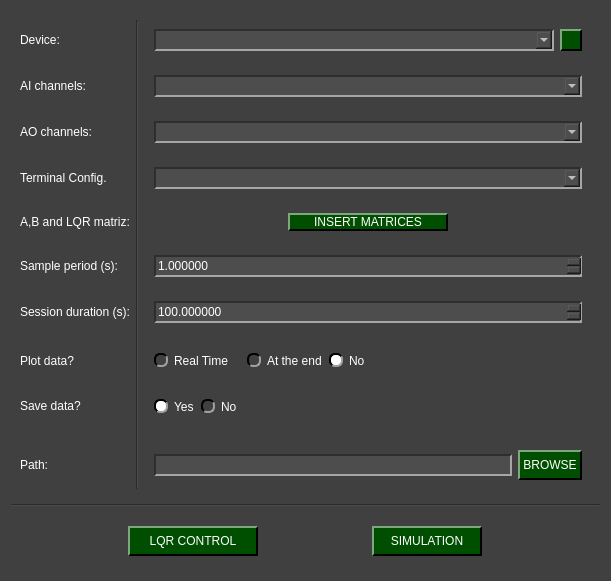
<?xml version="1.0" encoding="UTF-8"?>
<ui version="4.0">
 <class>NIDAQ_LQR_Control</class>
 <widget class="QWidget" name="NIDAQ_LQR_Control">
  <property name="enabled">
   <bool>true</bool>
  </property>
  <property name="geometry">
   <rect>
    <x>0</x>
    <y>0</y>
    <width>611</width>
    <height>581</height>
   </rect>
  </property>
  <property name="minimumSize">
   <size>
    <width>60</width>
    <height>0</height>
   </size>
  </property>
  <property name="windowTitle">
   <string>Form</string>
  </property>
  <property name="styleSheet">
   <string notr="true">QWidget{
	background-color: rgb(64, 64, 64);
}

QTabWidget::pane { 
   border: 1px solid rgb(166, 166, 166);
}

QTabBar::tab {
  	background-color: rgb(77, 77, 77);
 }

 QTabBar::tab:selected {
  	background-color: rgb(140, 140, 140);
	padding-top: 2px;
	padding-bottom: 2px;
	padding-left: 12px;
	padding-right: 12px;
 }

 QTabBar::tab:selected:hover {
  	background-color: rgb(140, 140, 140);
	padding-top: 2px;
	padding-bottom: 2px;
	padding-left: 12px;
	padding-right: 12px;
 }

 QTabBar::tab:hover {
  	background-color: rgb(109, 109, 109);
	padding-top: 2px;
	padding-bottom: 2px;
	padding-left: 12px;
	padding-right: 12px;
 }

 QTabBar::tab:middle {
	border-right: 1px dashed rgb(166, 166, 166);
	border-left: 1px dashed rgb(166, 166, 166);
	padding-top: 2px;
	padding-bottom: 2px;
	padding-left: 12px;
	padding-right: 12px;
 }

 QTabBar::tab:last {
	border-top-right-radius: 10px;
	padding-top: 2px;
	padding-bottom: 2px;
	padding-left: 12px;
	padding-right: 12px;
 }

 QTabBar::tab:first {
	border-top-left-radius: 10px;
	padding-top: 2px;
	padding-bottom: 2px;
	padding-left: 12px;
	padding-right: 12px;
 }


QComboBox QAbstractItemView {
    background-color: rgb(77, 77, 77);
}

QComboBox QAbstractItemView::item:focus{
    background-color: rgb(140, 140, 140);
}

QDoubleSpinBox{
	background-color: rgb(77, 77, 77);
	
	border-top: 1.5px solid rgb(46, 46, 46);
	border-left: 1.5px solid rgb(46, 46, 46);

	border-bottom: 1.5px solid rgb(166, 166, 166);
	border-right: 1.5px solid rgb(166, 166, 166);
}

QDoubleSpinBox::up-button{
    image: url(:/imgs/imgs/drop_up_arrow.png);
	width: 11px;

	background-color: rgb(0, 79, 0);
	border-top: 1.5px solid rgb(127, 167, 127);
	border-left: 1.5px solid rgb(127, 167, 127);

	border-bottom: 1.5px solid rgb(0, 0, 0);
	border-right: 1.5px solid rgb(0, 0, 0);
}

QDoubleSpinBox::up-button:pressed{
	border: 2px solid rgb(255, 255, 255);
}

QDoubleSpinBox::up-button:hover{
	background-color: rgb(0, 50, 0);
}

QDoubleSpinBox::down-button{
    image: url(:/imgs/imgs/drop_down_arrow.png);
	width: 11px;

	background-color: rgb(0, 79, 0);
	border-top: 1.5px solid rgb(127, 167, 127);
	border-left: 1.5px solid rgb(127, 167, 127);

	border-bottom: 1.5px solid rgb(0, 0, 0);
	border-right: 1.5px solid rgb(0, 0, 0);
}

QDoubleSpinBox::down-button:pressed{
	border: 2px solid rgb(255, 255, 255);
}

QDoubleSpinBox::down-button:hover{
	background-color: rgb(0, 50, 0);
}

QSpinBox{
	background-color: rgb(77, 77, 77);
	
	border-top: 1.5px solid rgb(46, 46, 46);
	border-left: 1.5px solid rgb(46, 46, 46);

	border-bottom: 1.5px solid rgb(166, 166, 166);
	border-right: 1.5px solid rgb(166, 166, 166);
}

QSpinBox::up-button{
    image: url(:/imgs/imgs/drop_up_arrow.png);
	width: 11px;

	background-color: rgb(0, 79, 0);
	border-top: 1.5px solid rgb(127, 167, 127);
	border-left: 1.5px solid rgb(127, 167, 127);

	border-bottom: 1.5px solid rgb(0, 0, 0);
	border-right: 1.5px solid rgb(0, 0, 0);
}

QSpinBox::up-button:pressed{
	border: 2px solid rgb(255, 255, 255);
}

QSpinBox::up-button:hover{
	background-color: rgb(0, 50, 0);
}

QSpinBox::down-button{
    image: url(:/imgs/imgs/drop_down_arrow.png);
	width: 11px;

	background-color: rgb(0, 79, 0);
	border-top: 1.5px solid rgb(127, 167, 127);
	border-left: 1.5px solid rgb(127, 167, 127);

	border-bottom: 1.5px solid rgb(0, 0, 0);
	border-right: 1.5px solid rgb(0, 0, 0);
}

QSpinBox::down-button:pressed{
	border: 2px solid rgb(255, 255, 255);
}

QSpinBox::down-button:hover{
	background-color: rgb(0, 50, 0);
}

QWidget#centralwidget{
	background-color: rgb(64, 64, 64);
}

QWidget{
	color: rgb(255, 255, 255);
}

QComboBox{
	background-color: rgb(77, 77, 77);
	
	border-top: 1.5px solid rgb(46, 46, 46);
	border-left: 1.5px solid rgb(46, 46, 46);

	border-bottom: 1.5px solid rgb(166, 166, 166);
	border-right: 1.5px solid rgb(166, 166, 166);
}


QComboBox::drop-down{
	image: url(:/imgs/imgs/drop_down_arrow.png);
	width: 11px;

	background-color: rgb(0, 79, 0);
	border-top: 2px solid rgb(127, 167, 127);
	border-left: 2px solid rgb(127, 167, 127);

	border-bottom: 2px solid rgb(0, 0, 0);
	border-right: 2px solid rgb(0, 0, 0);
}

QComboBox::drop-down:hover{
	background-color: rgb(0, 50, 0);
}

QComboBox::drop-down:pressed{
	border: 2px solid rgb(255, 255, 255);
}

QPushButton{
	background-color: rgb(0, 79, 0);

	border-top: 1.5px solid rgb(127, 167, 127);
	border-left: 1.5px solid rgb(127, 167, 127);

	border-bottom: 1.5px solid rgb(0, 0, 0);
	border-right: 1.5px solid rgb(0, 0, 0);

	
	font: 12pt &quot;Helvetica&quot;;
	text-align:center;
}

QWidget{
	font: 12pt &quot;Helvetica&quot;;
}

QPushButton:hover{
	background-color: rgb(0, 50, 0);
}

QPushButton:pressed{
	border: 2px solid rgb(255, 255, 255);
}

QLineEdit{
	background-color: rgb(77, 77, 77);
	border-top: 1.5px solid rgb(46, 46, 46);
	border-left: 1.5px solid rgb(46, 46, 46);

	border-bottom: 1.5px solid rgb(166, 166, 166);
	border-right: 1.5px solid rgb(166, 166, 166);
}

QRadioButton::indicator{
	border-radius: 6px;
	border-top: 1.5px solid rgb(0, 0, 0);
	border-left: 1.5px solid rgb(0, 0, 0);

	border-bottom: 1.5px solid rgb(160, 160, 160);
	border-right: 1.5px solid rgb(160, 160, 160);
}

QRadioButton::indicator::checked{
	background-color: white;
}

QRadioButton::indicator::unchecked:hover{
	background-color: #9F9F9F;
}

QRadioButton::indicator::pressed{
	border: 1.5px solid #505050
}

QPushButton#reload_devices{
	image: url(:/imgs/imgs/reload.png);
	width: 11px;
	background-color: rgb(0, 79, 0);

	border-top: 1.5px solid rgb(127, 167, 127);
	border-left: 1.5px solid rgb(127, 167, 127);

	border-bottom: 1.5px solid rgb(0, 0, 0);
	border-right: 1.5px solid rgb(0, 0, 0);

	
	font: 12pt &quot;Helvetica&quot;;
	text-align:center;
}

QPushButton#reload_devices:hover{
	background-color: rgb(0, 50, 0);
}

QPushButton#reload_devices:pressed{
	border: 2px solid rgb(255, 255, 255);
}

QPushButton#logo{
	background-color: rgb(64, 64, 64);
	border: 0px;
}

QPushButton#logo:hover{
	background-color: rgb(166, 166, 166);
	border: 1px solid rgb(190, 190, 190) ;
}

QPushButton#logo:pressed{
	background-color: rgb(166, 166, 166);
	border: 1px solid rgb(255, 255, 255) ;
}

QScrollBar:vertical {
     border: 1px solid rgb(140, 140, 140);
     background: rgb(140, 140, 140);
     width: 17px;
     margin: 17px 0 17px 0;
 }
QScrollBar::handle:vertical {
     background: rgb(0, 79, 0);
     min-height: 20px;
 }
QScrollBar::add-line:vertical {
	image: url(:/imgs/imgs/drop_down_arrow.png);
     border: 1px solid rgb(140, 140, 140);
     background: rgb(0, 79, 0);
     height: 15px;
     subcontrol-position: bottom;
     subcontrol-origin: margin;
 }

QScrollBar::sub-line:vertical {
	image: url(:/imgs/imgs/drop_up_arrow.png);
     border: 1px solid rgb(140, 140, 140);
     background: rgb(0, 79, 0);
     height: 15px;
     subcontrol-position: top;
     subcontrol-origin: margin;
 }

QScrollBar::add-line:vertical:pressed {
    border: 1px solid rgb(255, 255, 255);
	background: rgb(0, 79, 0)
 }

QScrollBar::sub-line:vertical:pressed {
	border: 1px solid rgb(255, 255, 255);
	background: rgb(0, 79, 0)
 }

QScrollBar::add-line:vertical:hover {
     background-color: rgb(0, 50, 0);
 }

QScrollBar::sub-line:vertical:hover {
    background-color: rgb(0, 50, 0);
 }

QScrollBar::handle:vertical:pressed {
    border: 1px solid rgb(255, 255, 255);
	background: rgb(0, 79, 0)
 }

QScrollBar::handle:vertical:hover {
    background-color: rgb(0, 50, 0);
 }

QScrollBar::add-page:vertical, QScrollBar::sub-page:vertical {
     background: none;
 }

QScrollArea{
	border: none;
}

QTableWidget {
    background-color: rgb(77, 77, 77);
    alternate-background-color: rgb(85, 85, 85);
    gridline-color: rgb(166, 166, 166);
    color: white;
    border: 1px solid rgb(166, 166, 166);
    font: 11pt &quot;Helvetica&quot;;
}

QTableWidget QLineEdit {
    background-color: rgb(140, 140, 140);
    color: black;
    border: none;
}

QTableWidget::item:selected {
    background-color: rgb(0, 79, 0);
    color: white;
}

</string>
  </property>
  <layout class="QGridLayout" name="gridLayout_12">
   <item row="2" column="0">
    <widget class="QWidget" name="widget_12" native="true">
     <layout class="QHBoxLayout" name="horizontalLayout_4">
      <item>
       <widget class="QPushButton" name="start_lqr_control">
        <property name="minimumSize">
         <size>
          <width>130</width>
          <height>30</height>
         </size>
        </property>
        <property name="maximumSize">
         <size>
          <width>130</width>
          <height>30</height>
         </size>
        </property>
        <property name="text">
         <string>LQR CONTROL</string>
        </property>
       </widget>
      </item>
      <item>
       <widget class="QPushButton" name="simulate_button">
        <property name="maximumSize">
         <size>
          <width>110</width>
          <height>30</height>
         </size>
        </property>
        <property name="text">
         <string>SIMULATION</string>
        </property>
       </widget>
      </item>
     </layout>
    </widget>
   </item>
   <item row="0" column="0">
    <widget class="QWidget" name="widget" native="true">
     <layout class="QGridLayout" name="gridLayout">
      <item row="3" column="2">
       <widget class="QWidget" name="widget_4" native="true">
        <layout class="QGridLayout" name="gridLayout_5">
         <item row="0" column="0">
          <widget class="QComboBox" name="terminal_config_combo">
           <property name="minimumSize">
            <size>
             <width>0</width>
             <height>22</height>
            </size>
           </property>
           <property name="maximumSize">
            <size>
             <width>16777215</width>
             <height>22</height>
            </size>
           </property>
          </widget>
         </item>
        </layout>
       </widget>
      </item>
      <item row="5" column="2">
       <widget class="QWidget" name="widget_5" native="true">
        <layout class="QGridLayout" name="gridLayout_6">
         <item row="0" column="0">
          <widget class="QDoubleSpinBox" name="Ts_in">
           <property name="minimumSize">
            <size>
             <width>0</width>
             <height>22</height>
            </size>
           </property>
           <property name="maximumSize">
            <size>
             <width>16777215</width>
             <height>22</height>
            </size>
           </property>
           <property name="decimals">
            <number>6</number>
           </property>
           <property name="maximum">
            <double>999999999999.000000000000000</double>
           </property>
           <property name="singleStep">
            <double>0.010000000000000</double>
           </property>
           <property name="stepType">
            <enum>QAbstractSpinBox::StepType::AdaptiveDecimalStepType</enum>
           </property>
           <property name="value">
            <double>1.000000000000000</double>
           </property>
          </widget>
         </item>
        </layout>
       </widget>
      </item>
      <item row="4" column="2">
       <widget class="QWidget" name="widget_11" native="true">
        <layout class="QGridLayout" name="gridLayout_8">
         <item row="0" column="0">
          <widget class="QPushButton" name="insert_matrices">
           <property name="minimumSize">
            <size>
             <width>0</width>
             <height>0</height>
            </size>
           </property>
           <property name="maximumSize">
            <size>
             <width>160</width>
             <height>30</height>
            </size>
           </property>
           <property name="text">
            <string>INSERT MATRICES</string>
           </property>
          </widget>
         </item>
        </layout>
       </widget>
      </item>
      <item row="7" column="2" alignment="Qt::AlignmentFlag::AlignLeft">
       <widget class="QWidget" name="widget_7" native="true">
        <layout class="QHBoxLayout" name="horizontalLayout">
         <item>
          <widget class="QRadioButton" name="yes_rt_plot_radio">
           <property name="text">
            <string>Real Time</string>
           </property>
           <property name="checked">
            <bool>false</bool>
           </property>
           <attribute name="buttonGroup">
            <string notr="true">plot_radio_group</string>
           </attribute>
          </widget>
         </item>
         <item>
          <widget class="QLabel" name="label_warning">
           <property name="toolTip">
            <string>&lt;html&gt;&lt;head/&gt;&lt;body&gt;&lt;p&gt;&lt;span style=&quot; font-size:16pt;&quot;&gt;Selecting Real Time may reduce your acquisition performance if you need to collect data at high frequencies ( sample period &amp;lt; 0.05 s ). We suggest plotting at the end of the acquisition if you don't want to be affected.&lt;/span&gt;&lt;/p&gt;&lt;/body&gt;&lt;/html&gt;</string>
           </property>
           <property name="text">
            <string>&lt;html&gt;&lt;head/&gt;&lt;body&gt;&lt;p&gt;&lt;img src=&quot;:/imgs/imgs/Warning_logo.png&quot;/&gt;&lt;/p&gt;&lt;/body&gt;&lt;/html&gt;</string>
           </property>
          </widget>
         </item>
         <item>
          <widget class="QLabel" name="label_14">
           <property name="text">
            <string>&lt;html&gt;&lt;head/&gt;&lt;body&gt;&lt;p&gt;&lt;br/&gt;&lt;/p&gt;&lt;/body&gt;&lt;/html&gt;</string>
           </property>
          </widget>
         </item>
         <item>
          <widget class="QRadioButton" name="yes_ate_plot_radio">
           <property name="text">
            <string>At the end</string>
           </property>
           <attribute name="buttonGroup">
            <string notr="true">plot_radio_group</string>
           </attribute>
          </widget>
         </item>
         <item>
          <widget class="QRadioButton" name="no_plot_radio">
           <property name="text">
            <string>No</string>
           </property>
           <property name="checked">
            <bool>true</bool>
           </property>
           <attribute name="buttonGroup">
            <string notr="true">plot_radio_group</string>
           </attribute>
          </widget>
         </item>
        </layout>
       </widget>
      </item>
      <item row="0" column="0">
       <widget class="QLabel" name="label">
        <property name="minimumSize">
         <size>
          <width>0</width>
          <height>30</height>
         </size>
        </property>
        <property name="maximumSize">
         <size>
          <width>16777215</width>
          <height>30</height>
         </size>
        </property>
        <property name="text">
         <string>Device:</string>
        </property>
       </widget>
      </item>
      <item row="6" column="0">
       <widget class="QLabel" name="label_5">
        <property name="minimumSize">
         <size>
          <width>0</width>
          <height>30</height>
         </size>
        </property>
        <property name="maximumSize">
         <size>
          <width>16777215</width>
          <height>30</height>
         </size>
        </property>
        <property name="text">
         <string>Session duration (s):</string>
        </property>
       </widget>
      </item>
      <item row="3" column="0">
       <widget class="QLabel" name="label_3">
        <property name="minimumSize">
         <size>
          <width>0</width>
          <height>30</height>
         </size>
        </property>
        <property name="maximumSize">
         <size>
          <width>16777215</width>
          <height>30</height>
         </size>
        </property>
        <property name="text">
         <string>Terminal Config.</string>
        </property>
       </widget>
      </item>
      <item row="4" column="0">
       <widget class="QLabel" name="label_10">
        <property name="text">
         <string>A,B and LQR matriz:</string>
        </property>
       </widget>
      </item>
      <item row="6" column="2">
       <widget class="QWidget" name="widget_6" native="true">
        <layout class="QGridLayout" name="gridLayout_7">
         <item row="0" column="0">
          <widget class="QDoubleSpinBox" name="sesh_dur_in">
           <property name="enabled">
            <bool>true</bool>
           </property>
           <property name="minimumSize">
            <size>
             <width>0</width>
             <height>22</height>
            </size>
           </property>
           <property name="maximumSize">
            <size>
             <width>16777215</width>
             <height>22</height>
            </size>
           </property>
           <property name="decimals">
            <number>6</number>
           </property>
           <property name="maximum">
            <double>999999999999.000000000000000</double>
           </property>
           <property name="singleStep">
            <double>0.010000000000000</double>
           </property>
           <property name="stepType">
            <enum>QAbstractSpinBox::StepType::AdaptiveDecimalStepType</enum>
           </property>
           <property name="value">
            <double>100.000000000000000</double>
           </property>
          </widget>
         </item>
        </layout>
       </widget>
      </item>
      <item row="0" column="2">
       <widget class="QWidget" name="widget_2" native="true">
        <layout class="QGridLayout" name="gridLayout_3">
         <item row="0" column="0">
          <widget class="QComboBox" name="device_combo">
           <property name="minimumSize">
            <size>
             <width>0</width>
             <height>22</height>
            </size>
           </property>
           <property name="maximumSize">
            <size>
             <width>16777215</width>
             <height>22</height>
            </size>
           </property>
          </widget>
         </item>
         <item row="0" column="1">
          <widget class="QPushButton" name="reload_devices">
           <property name="minimumSize">
            <size>
             <width>22</width>
             <height>22</height>
            </size>
           </property>
           <property name="maximumSize">
            <size>
             <width>22</width>
             <height>22</height>
            </size>
           </property>
           <property name="text">
            <string/>
           </property>
          </widget>
         </item>
        </layout>
       </widget>
      </item>
      <item row="5" column="0">
       <widget class="QLabel" name="label_4">
        <property name="minimumSize">
         <size>
          <width>0</width>
          <height>30</height>
         </size>
        </property>
        <property name="maximumSize">
         <size>
          <width>16777215</width>
          <height>30</height>
         </size>
        </property>
        <property name="text">
         <string>Sample period (s):</string>
        </property>
       </widget>
      </item>
      <item row="2" column="0">
       <widget class="QLabel" name="label_9">
        <property name="minimumSize">
         <size>
          <width>0</width>
          <height>30</height>
         </size>
        </property>
        <property name="maximumSize">
         <size>
          <width>16777215</width>
          <height>30</height>
         </size>
        </property>
        <property name="text">
         <string>AO channels:</string>
        </property>
       </widget>
      </item>
      <item row="2" column="2">
       <widget class="QWidget" name="widget_10" native="true">
        <layout class="QGridLayout" name="gridLayout_2">
         <item row="0" column="0">
          <widget class="QComboBox" name="ao_channel_combo">
           <property name="minimumSize">
            <size>
             <width>0</width>
             <height>22</height>
            </size>
           </property>
           <property name="maximumSize">
            <size>
             <width>16777215</width>
             <height>22</height>
            </size>
           </property>
          </widget>
         </item>
        </layout>
       </widget>
      </item>
      <item row="11" column="0" alignment="Qt::AlignmentFlag::AlignVCenter">
       <widget class="QLabel" name="label_8">
        <property name="minimumSize">
         <size>
          <width>0</width>
          <height>30</height>
         </size>
        </property>
        <property name="maximumSize">
         <size>
          <width>16777215</width>
          <height>30</height>
         </size>
        </property>
        <property name="text">
         <string>Path:</string>
        </property>
       </widget>
      </item>
      <item row="8" column="2" alignment="Qt::AlignmentFlag::AlignLeft">
       <widget class="QWidget" name="widget_8" native="true">
        <layout class="QHBoxLayout" name="horizontalLayout_2">
         <item>
          <widget class="QRadioButton" name="yes_save_radio">
           <property name="text">
            <string>Yes</string>
           </property>
           <property name="checked">
            <bool>true</bool>
           </property>
           <attribute name="buttonGroup">
            <string notr="true">save_radio_group</string>
           </attribute>
          </widget>
         </item>
         <item>
          <widget class="QRadioButton" name="no_save_radio">
           <property name="text">
            <string>No</string>
           </property>
           <attribute name="buttonGroup">
            <string notr="true">save_radio_group</string>
           </attribute>
          </widget>
         </item>
        </layout>
       </widget>
      </item>
      <item row="7" column="0">
       <widget class="QLabel" name="label_6">
        <property name="minimumSize">
         <size>
          <width>0</width>
          <height>30</height>
         </size>
        </property>
        <property name="maximumSize">
         <size>
          <width>16777215</width>
          <height>30</height>
         </size>
        </property>
        <property name="text">
         <string>Plot data?</string>
        </property>
       </widget>
      </item>
      <item row="1" column="0">
       <widget class="QLabel" name="label_2">
        <property name="minimumSize">
         <size>
          <width>0</width>
          <height>30</height>
         </size>
        </property>
        <property name="maximumSize">
         <size>
          <width>16777215</width>
          <height>30</height>
         </size>
        </property>
        <property name="text">
         <string>AI channels:</string>
        </property>
       </widget>
      </item>
      <item row="1" column="2">
       <widget class="QWidget" name="widget_3" native="true">
        <layout class="QGridLayout" name="gridLayout_4">
         <item row="0" column="0">
          <widget class="QComboBox" name="ai_channel_combo">
           <property name="minimumSize">
            <size>
             <width>0</width>
             <height>22</height>
            </size>
           </property>
           <property name="maximumSize">
            <size>
             <width>16777215</width>
             <height>22</height>
            </size>
           </property>
          </widget>
         </item>
        </layout>
       </widget>
      </item>
      <item row="0" column="1" rowspan="12">
       <widget class="Line" name="line">
        <property name="orientation">
         <enum>Qt::Orientation::Vertical</enum>
        </property>
       </widget>
      </item>
      <item row="8" column="0">
       <widget class="QLabel" name="label_7">
        <property name="minimumSize">
         <size>
          <width>0</width>
          <height>30</height>
         </size>
        </property>
        <property name="maximumSize">
         <size>
          <width>16777215</width>
          <height>30</height>
         </size>
        </property>
        <property name="text">
         <string>Save data?</string>
        </property>
       </widget>
      </item>
      <item row="11" column="2">
       <widget class="QWidget" name="widget_9" native="true">
        <layout class="QHBoxLayout" name="horizontalLayout_3">
         <item alignment="Qt::AlignmentFlag::AlignVCenter">
          <widget class="QLineEdit" name="path_line_edit">
           <property name="minimumSize">
            <size>
             <width>0</width>
             <height>22</height>
            </size>
           </property>
           <property name="maximumSize">
            <size>
             <width>16777215</width>
             <height>22</height>
            </size>
           </property>
          </widget>
         </item>
         <item alignment="Qt::AlignmentFlag::AlignVCenter">
          <widget class="QPushButton" name="path_folder_browse">
           <property name="minimumSize">
            <size>
             <width>0</width>
             <height>30</height>
            </size>
           </property>
           <property name="maximumSize">
            <size>
             <width>16777215</width>
             <height>30</height>
            </size>
           </property>
           <property name="text">
            <string> BROWSE </string>
           </property>
          </widget>
         </item>
        </layout>
       </widget>
      </item>
     </layout>
    </widget>
   </item>
   <item row="1" column="0">
    <widget class="Line" name="line_3">
     <property name="orientation">
      <enum>Qt::Orientation::Horizontal</enum>
     </property>
    </widget>
   </item>
  </layout>
 </widget>
 <resources>
  <include location="resources_1.qrc"/>
 </resources>
 <connections/>
 <buttongroups>
  <buttongroup name="plot_radio_group"/>
  <buttongroup name="save_radio_group"/>
 </buttongroups>
</ui>
